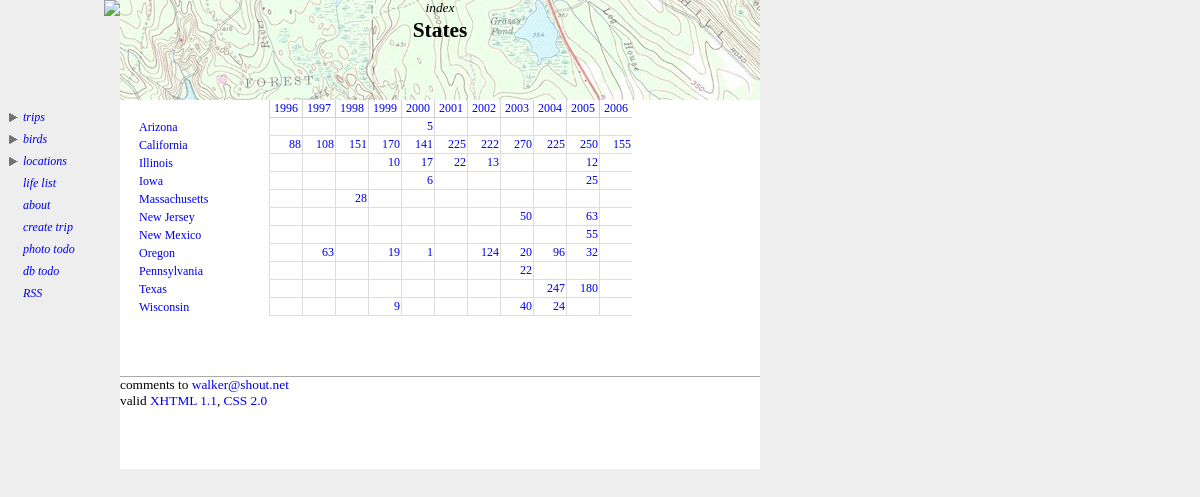
The app's page /stateindex.php with its own data.
### tables this page shows
CREATE TABLE state (
  objectid mediumint(9) NOT NULL auto_increment,
  Name varchar(16) default NULL,
  Abbreviation varchar(16) default NULL,
  Notes text,
  PRIMARY KEY  (objectid)
) TYPE=MyISAM;

### stateindex.php (the view, shortened to what this page needs)
<?php
require_once("./birdwalker.php");
require_once("./request.php");
$stateStats = performQuery("Get State Statistics",
  "SELECT
    location.State,
    count(distinct sighting.SpeciesAbbreviation) AS SpeciesCount,
    year(sighting.TripDate) AS theyear
  FROM location, sighting
  WHERE sighting.LocationName=location.Name
  GROUP BY location.State, theyear
  ORDER BY State, theyear");
$visitedStatesQuery = performQuery("Get List of visited States",
    "SELECT DISTINCT(state.objectid)
      FROM state, location, sighting
      WHERE state.Abbreviation=location.State and location.Name=sighting.LocationName ORDER BY state.Name");
while ($info = mysql_fetch_array($stateStats))
{
	$state = $info["State"];
	$year = $info["theyear"];
	$speciesCount = $info["SpeciesCount"];
	$table[$state][$year] = $speciesCount;
}
?>
    <div class="topright-location">
      <div class="pagekind">Index</div>
      <div class="pagetitle">States</div>
	</div>
    <div class="contentright">
<table class=metadata cellpadding=1 cellspacing=0 width=80%>
  <tr><td></td><? insertYearLabels() ?></tr>
<? while ($info = mysql_fetch_array($visitedStatesQuery))
   { $id = $info["objectid"];
	 $info = getStateInfo($id);
     $state = $info["Abbreviation"]; ?>
    <tr>
      <td class=firstcell><a href="./statedetail.php?stateid=<?= $info["objectid"] ?>"><?= getStateNameForAbbreviation($state) ?></a></td>
<?	  for ($year = getEarliestYear(); $year <= getLatestYear(); $year++)
	  { ?>
		  <td class=bordered align=right>
<?
		if (array_key_exists($year, $table[$state]))
	    {
			echo "<a href=\"./specieslist.php?stateid=". $id . "&year=" . $year  . "\">" . $table[$state][$year] . "</a>";
		} ?>
         </td>
<?	  } ?>
    </tr>
<? } ?>
</table>
    </div>

### stylesheet.css (style rules this page uses)
body { background-color: #EEEEEE; }
.topright-location { left: 120px; width: 640px; top: 0px; height: 100px; position: absolute; background-image: url(./images/location-banner.jpg); }
.contentright { font: 10pt "Gill Sans", "Gill Sans MT", SansSerif; left: 120px; width: 640px; top: 100px; padding-bottom: 30px; background-color: white; position: absolute; }
.pagetitle { text-align: center; font: 16pt "Gill Sans", "Gill Sans MT", SansSerif; font-weight: bold; padding-top: 2px }
.metadata { font: 9pt "Gill Sans", "Gill Sans MT", SansSerif; padding-left: 4px; }
.firstcell { padding-left: 15px; white-space: nowrap; }
.bordered { border-left: solid 1px #DDDDDD; border-bottom: solid 1px #DDDDDD; width: 30px; text-align: right; }
.pagekind { text-transform: lowercase; text-align: center; font: 10pt "Gill Sans", "Gill Sans MT", SansSerif; font-style: italic; }
.contentright a { text-decoration: none; }

### records on screen
state: getStateNameForAbbreviation($state) "Arizona", Abbreviation "5"
state: getStateNameForAbbreviation($state) "California", Abbreviation "88", Abbreviation "108", Abbreviation "151", Abbreviation "170", Abbreviation "141", Abbreviation "225", Abbreviation "222", Abbreviation "270", Abbreviation "250", Abbreviation "155"
state: getStateNameForAbbreviation($state) "Illinois", Abbreviation "10", Abbreviation "17", Abbreviation "22", Abbreviation "13", Abbreviation "12"
state: getStateNameForAbbreviation($state) "Iowa", Abbreviation "6", Abbreviation "25"
state: getStateNameForAbbreviation($state) "Massachusetts", Abbreviation "28"
state: getStateNameForAbbreviation($state) "New Jersey", Abbreviation "50", Abbreviation "63"
state: getStateNameForAbbreviation($state) "New Mexico", Abbreviation "55"
state: getStateNameForAbbreviation($state) "Oregon", Abbreviation "63", Abbreviation "19", Abbreviation "1", Abbreviation "124", Abbreviation "20", Abbreviation "96", Abbreviation "32"
state: getStateNameForAbbreviation($state) "Pennsylvania", Abbreviation "22"
state: getStateNameForAbbreviation($state) "Texas", Abbreviation "247", Abbreviation "180"
state: getStateNameForAbbreviation($state) "Wisconsin", Abbreviation "9", Abbreviation "40", Abbreviation "24"
